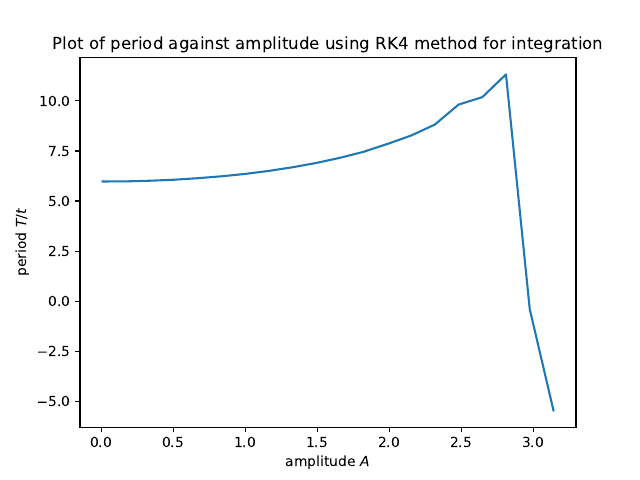

Source code (Python):
import numpy as np
import matplotlib.pyplot as plt
from ex2_core_1 import Pendulum

def get_period(t, theta, oscill_num):
    sign_switch_count = 0
    sign_tracking = 1
    start_t = 0
    end_t = 0

    for ind, val in enumerate(theta):
        if sign_switch_count >= (oscill_num * 2):
            end_t = t[ind]
            break

        current_sign = 1 if val > 0 else -1
        if current_sign != sign_tracking:
            if sign_switch_count == 0:
                start_t = t[ind]
            sign_switch_count += 1
            sign_tracking = current_sign
    
    return (end_t - start_t) / (oscill_num)


amplitude = np.linspace(0.01, np.pi, 20)
period = []
for a in amplitude:
    pendulum = Pendulum()
    solution = pendulum.solve_integral([a, 0], 100)
    period.append(get_period(solution.t, solution.y[0], 10))

plt.plot(amplitude, period)
plt.xlabel(r"amplitude $A$")
plt.ylabel(r"period $T / t$")
plt.title("Plot of period against amplitude using RK4 method for integration")
plt.savefig("ex2_core_1_amplitude.pdf")

pendulum = Pendulum()
solution = pendulum.solve_integral([np.pi / 2, 0], 100)
print(get_period(solution.t, solution.y[0], 10))
